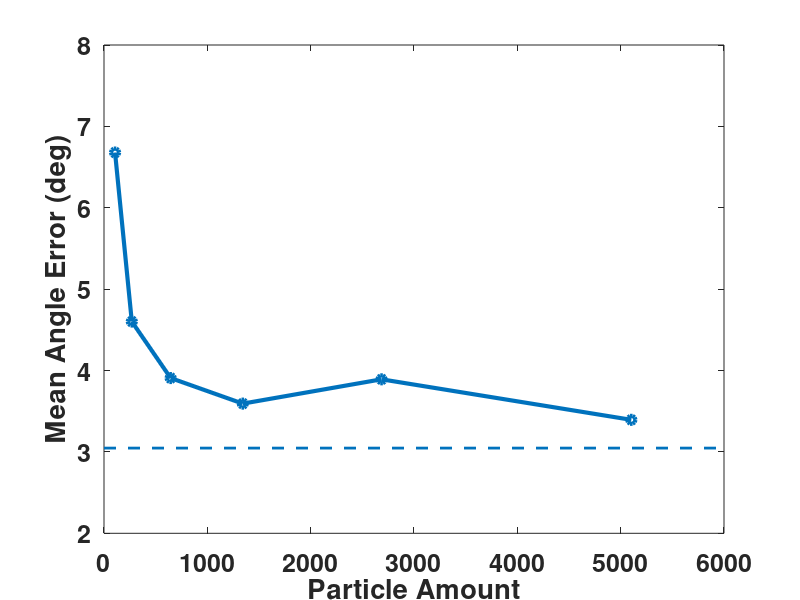

This chart was generated by the following MATLAB code: (Note: this script raises an error after producing the figure.)
clear all
close all
clc


x=round([2,5,12,25,50,95].*5372/100);
% y=[5.4170,4.3869,5.0210,3.7935,2.6208];
y=[6.6786,4.6020,3.9077,3.5934,3.8920,3.3942];
c=3.0470;
figure
plot(x,y,'o-','LineWidth',3)
% % semilogx(x,y,'o-','LineWidth',3)
hold on
plot(linspace(0,6000,2),ones(2,1)*c,'--','Color','#0072BD','LineWidth',2)
ylim([0 10])



set(gca,'FontSize',18,'FontWeight','bold')
xlabel('Particle Amount');
ylabel('Mean Angle Error (deg)')
% xlim([0,])
ylim([2,8])
ax = gca;
ax.LineWidth = 3;

